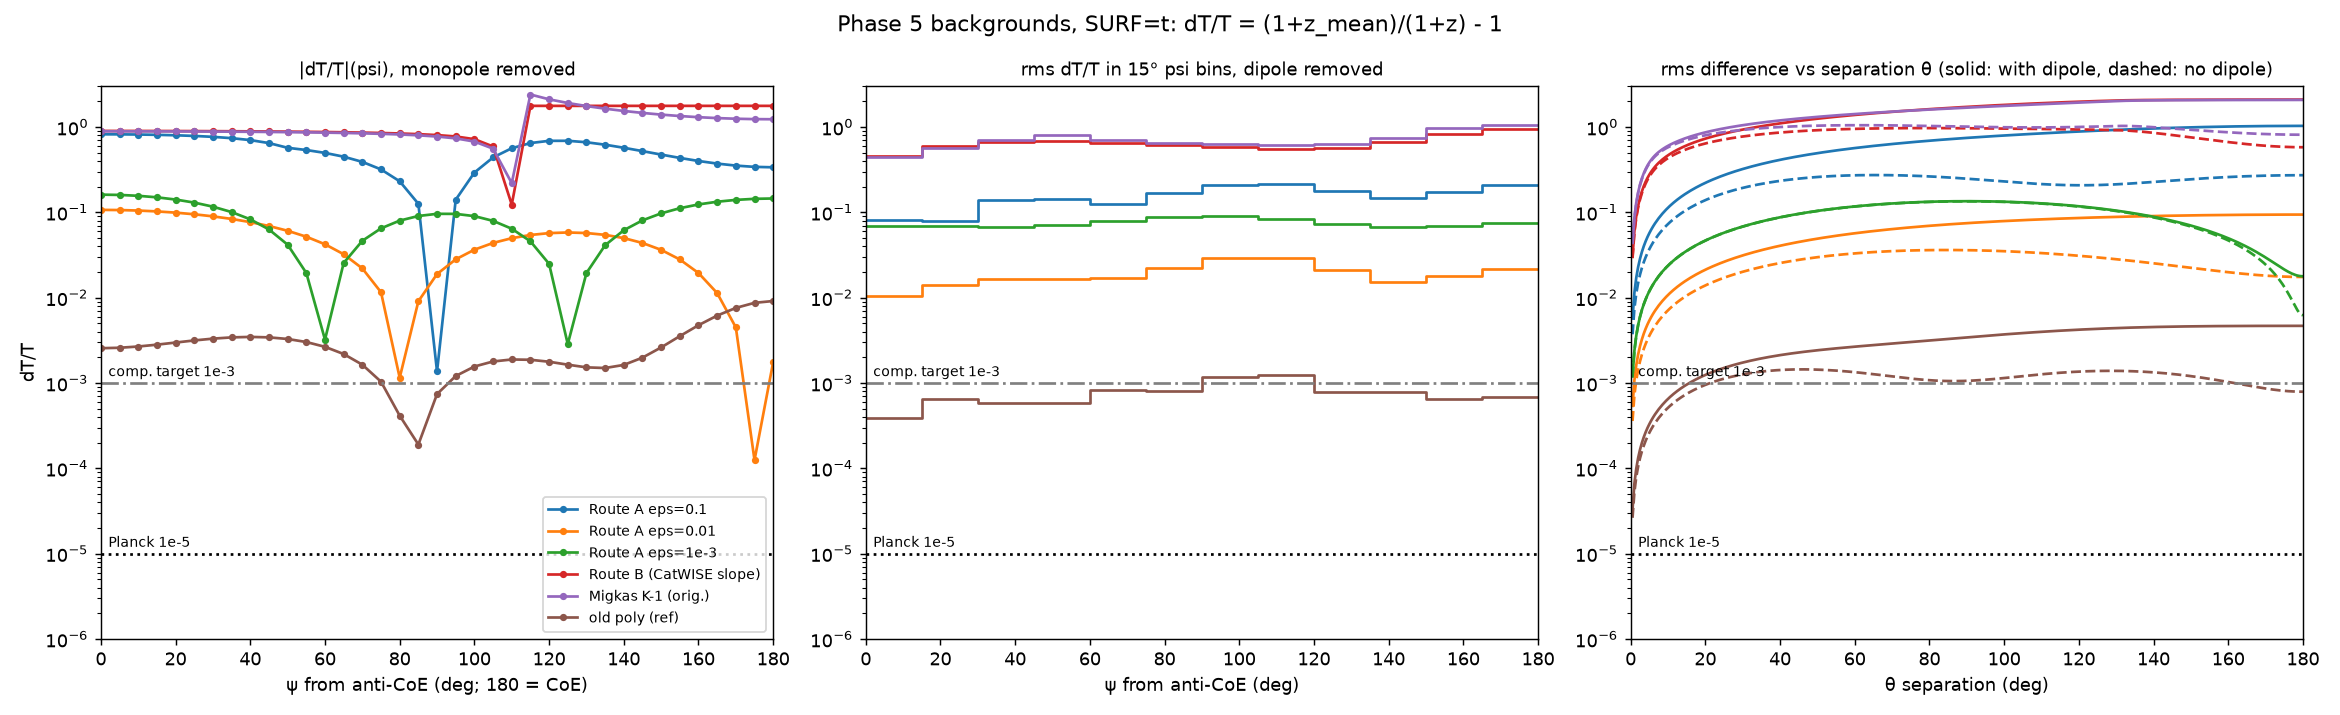

Write the Python code that produced this figure.
# dT/T vs angle and rms vs angular scale for phase-5 backgrounds (all SURF=t).
# Definition: dT/T(n) = (1+z_mean)/(1+z(n)) - 1, with the mean taken over the full sky
# (solid-angle weighted), i.e. monopole removed. This equals the bg_*_sm_ns64.npy maps
# built by p2_bg5.py (sm = exp(-spline ln(1+z)) / mean - 1). psi = angle from the
# anti-CoE axis (psi=0 anti-CoE, psi=180 CoE), axially symmetric maps (Nside 64).
# Panel 1: dT/T(psi) from the ray traces (37 rays, 5 deg), monopole removed.
# Panel 2: rms in 15-deg psi bins of the dipole-removed map (solid-angle weighted).
# Panel 3: rms temperature difference vs separation theta,
#   sigma(theta) = sqrt(<[dT/T(n1)-dT/T(n2)]^2>) = sqrt(2[C(0)-C(theta)]),
#   C(theta) = sum_l (2l+1)/(4pi) C_l P_l(cos theta), C_l from the map (lmax=191);
#   with dipole (l>=1) and without dipole (l>=2).
import json,numpy as np,healpy as hp,matplotlib;matplotlib.use('Agg');import matplotlib.pyplot as plt
from scipy.special import eval_legendre
O='/workspace/coepdf/joint_solve/phase5/'
C=[('RA_0.1_St','Route A eps=0.1'),('RA_0.01_St','Route A eps=0.01'),('RA_0.001_St','Route A eps=1e-3'),
   ('RB_St','Route B (CatWISE slope)'),('K-1_St','Migkas K-1 (orig.)'),('VALpolyA_St','old poly (ref)')]
NS=64;pix_th,_=hp.pix2ang(NS,np.arange(hp.nside2npix(NS)));psi_pix=np.degrees(pix_th)
th=np.linspace(0,180,361);L=3*NS-1;ll=np.arange(L+1)
P=np.array([eval_legendre(l,np.cos(np.radians(th))) for l in ll])
fig,ax=plt.subplots(1,3,figsize=(18,5.5));out={}
for (T,lab),c in zip(C,plt.cm.tab10.colors):
    sm=np.load(O+f'bg_{T}_sm_ns64.npy');o=np.load(O+f'bg_{T}_trace.npz')['o'];o=o[np.argsort(o[:,0])]
    w=np.sin(np.radians(o[:,0]));inv=1/o[:,1];m=np.trapezoid(inv*w,o[:,0])/np.trapezoid(w,o[:,0])
    ax[0].plot(o[:,0],np.abs(inv/m-1),'o-',ms=3,color=c,label=lab)
    a=hp.map2alm(sm,lmax=L,iter=3);cl=hp.alm2cl(a)
    d1=hp.alm2map(hp.almxfl(a,(ll==1).astype(float)),NS);nd=sm-d1
    bins=np.arange(0,181,15);r=[np.sqrt(np.mean(nd[(psi_pix>=b)&(psi_pix<b+15)]**2)) for b in bins[:-1]]
    ax[1].step(bins,np.r_[r,r[-1]],where='post',color=c,label=lab)
    for lmin,ls in ((1,'-'),(2,'--')):
        k=(2*ll+1)/(4*np.pi)*cl*(ll>=lmin);Ct=k@P;s=np.sqrt(np.clip(2*(Ct[0]-Ct),0,None))
        ax[2].plot(th[1:],s[1:],ls,color=c,label=lab if lmin==1 else None)
        if lmin==2:s2=s
        else:s1=s
    out[T]=dict(rms=float(sm.std()),rms_nodip=float(nd.std()),onepz=[float(o[:,1].min()),float(o[:,1].max())],
               sig_dip_90=float(s1[180]),sig_nodip_90=float(s2[180]),sig_nodip_10=float(s2[20]),sig_nodip_max=float(s2.max()))
for i,t in enumerate(['|dT/T|(psi), monopole removed','rms dT/T in 15° psi bins, dipole removed','rms difference vs separation θ (solid: with dipole, dashed: no dipole)']):
    ax[i].set_yscale('log');ax[i].axhline(1e-5,color='k',ls=':');ax[i].axhline(1e-3,color='gray',ls='-.')
    ax[i].text(2,1.2e-5,'Planck 1e-5',fontsize=8);ax[i].text(2,1.2e-3,'comp. target 1e-3',fontsize=8)
    ax[i].set_xlim(0,180);ax[i].set_title(t,fontsize=10);ax[i].set_ylim(1e-6,3)
ax[0].set_xlabel('ψ from anti-CoE (deg; 180 = CoE)');ax[1].set_xlabel('ψ from anti-CoE (deg)');ax[2].set_xlabel('θ separation (deg)')
ax[0].set_ylabel('dT/T');ax[0].legend(fontsize=8)
fig.suptitle('Phase 5 backgrounds, SURF=t: dT/T = (1+z_mean)/(1+z) - 1');fig.tight_layout()
fig.savefig(O+'routes/dTT_rms_vs_angle.png',dpi=130);json.dump(out,open(O+'routes/dTT_rms_vs_angle.json','w'),indent=1)
print(json.dumps(out,indent=1))
